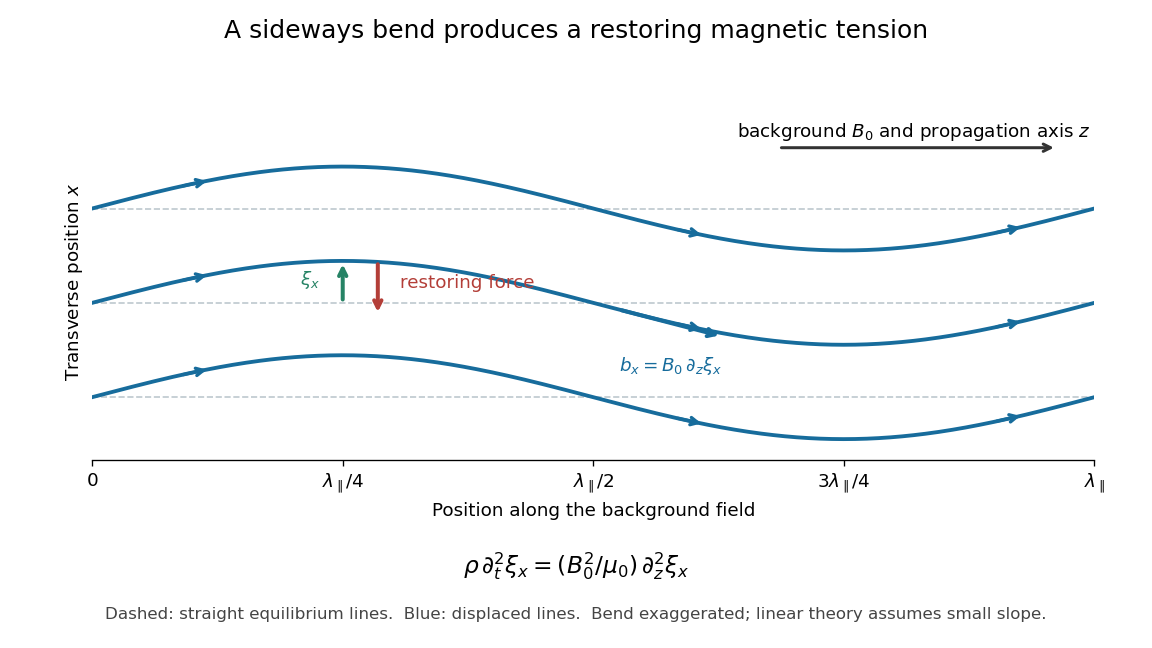

The Python source for this figure:
"""Draw a linear shear Alfvén displacement; Python 3.14, NumPy 2.3.5, Matplotlib 3.10.7.

Run from _media; the output is this generator's basename with extension .png.
The geometry is original and illustrative, not measured experimental data.
"""
from pathlib import Path
import matplotlib.pyplot as plt
import numpy as np

BLUE = '#176c9c'
RED = '#b33e38'
GREEN = '#268365'
plt.rcParams.update({'font.size': 11, 'font.family': 'DejaVu Sans'})
fig = plt.figure(figsize=(9.6, 5.4), facecolor='white')
ax = fig.add_axes((0.08, 0.29, 0.87, 0.55))
z = np.linspace(0, 2 * np.pi, 600)
xi = 0.40 * np.sin(z)
for offset in [-0.9, 0, 0.9]:
    ax.plot(z, np.full_like(z, offset), '--', color='#bec8ce', lw=1)
    ax.plot(z, offset + xi, color=BLUE, lw=2.3)
    for zz in [0.55, 3.65, 5.65]:
        ax.annotate('', xy=(zz + 0.19, offset + 0.40 * np.sin(zz + 0.19)),
                    xytext=(zz, offset + 0.40 * np.sin(zz)),
                    arrowprops={'arrowstyle': '->', 'color': BLUE, 'lw': 2})
crest = np.pi / 2
ax.annotate('', xy=(crest, 0.4), xytext=(crest, 0),
            arrowprops={'arrowstyle': '->', 'color': GREEN, 'lw': 2.4})
ax.text(crest - 0.14, 0.17, r'$\xi_x$', ha='right', color=GREEN)
ax.annotate('', xy=(crest + 0.22, -0.12), xytext=(crest + 0.22, 0.4),
            arrowprops={'arrowstyle': '->', 'color': RED, 'lw': 2.4})
ax.text(crest + 0.36, 0.14, 'restoring force', color=RED)
zz = 3.3
ax.annotate('', xy=(zz + 0.65, 0.40 * np.sin(zz) + 0.65 * 0.4 * np.cos(zz)),
            xytext=(zz, 0.40 * np.sin(zz)),
            arrowprops={'arrowstyle': '->', 'color': BLUE, 'lw': 2.4})
ax.text(3.30, -0.65, r'$b_x = B_0\,\partial_z\xi_x$', color=BLUE)
ax.annotate('', xy=(6.05, 1.48), xytext=(4.30, 1.48),
            arrowprops={'arrowstyle': '->', 'color': '#333333', 'lw': 1.8})
ax.text(5.15, 1.58, r'background $B_0$ and propagation axis $z$', ha='center')
ax.set_xlim(0, 2 * np.pi)
ax.set_ylim(-1.5, 1.9)
ax.set_xticks([0, np.pi / 2, np.pi, 3 * np.pi / 2, 2 * np.pi],
              ['0', r'$\lambda_\parallel/4$', r'$\lambda_\parallel/2$',
               r'$3\lambda_\parallel/4$', r'$\lambda_\parallel$'])
ax.set_yticks([])
ax.set_xlabel('Position along the background field')
ax.set_ylabel('Transverse position $x$')
ax.spines[['top', 'right', 'left']].set_visible(False)
fig.suptitle('A sideways bend produces a restoring magnetic tension', y=0.97, fontsize=15)
fig.text(0.5, 0.115,
         r'$\rho\,\partial_t^2\xi_x = (B_0^2/\mu_0)\,\partial_z^2\xi_x$',
         ha='center', fontsize=14)
fig.text(0.5, 0.045, 'Dashed: straight equilibrium lines.  Blue: displaced lines.  Bend exaggerated; linear theory assumes small slope.',
         ha='center', fontsize=10, color='#444444')
fig.savefig(Path(__file__).with_suffix('.png').name, dpi=120, facecolor='white')
plt.close(fig)
